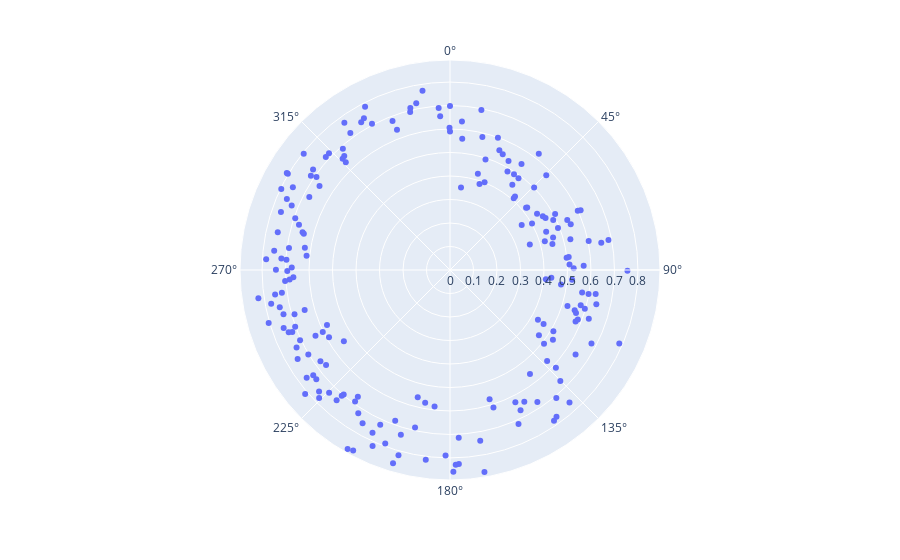

Here is the notebook cell this chart was saved with:
### Code cell
fig = px.scatter_polar(plotting_df, r='distances', theta="radial_projections", hover_data='names')
fig.show()

### Figure 1 — Plotly figure (JSON) as saved in the notebook; plotly's stock layout.template omitted (floating-point values rounded to 4 significant figures; data arrays with more than 128 entries replaced by an {"elided": "..."} marker saying what was removed)
{"data": [{"customdata": {"elided": "206x1 str values"}, "hovertemplate": "distances=%{r}<br>radial_projections=%{theta}<br>names=%{customdata[0]}<extra></extra>", "legendgroup": "", "marker": {"color": "#636efa", "symbol": "circle"}, "mode": "markers", "name": "", "r": {"elided": "206 float values"}, "showlegend": false, "subplot": "polar", "theta": {"elided": "206 float values"}, "type": "scatterpolar"}], "layout": {"legend": {"tracegroupgap": 0}, "margin": {"t": 60}, "polar": {"angularaxis": {"direction": "clockwise", "rotation": 90}, "domain": {"x": [0, 1], "y": [0, 1]}}}}
